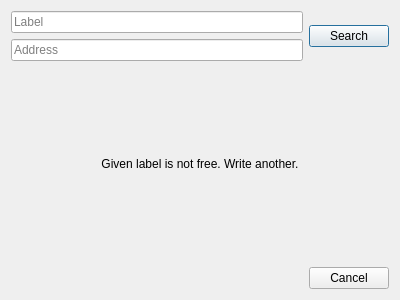
<?xml version="1.0" encoding="UTF-8"?>
<ui version="4.0">
 <class>LocationModifyDialog</class>
 <widget class="QDialog" name="LocationModifyDialog">
  <property name="geometry">
   <rect>
    <x>0</x>
    <y>0</y>
    <width>400</width>
    <height>300</height>
   </rect>
  </property>
  <property name="windowTitle">
   <string>Dialog</string>
  </property>
  <layout class="QVBoxLayout" name="verticalLayout_5">
   <item>
    <layout class="QHBoxLayout" name="horizontalLayout">
     <item>
      <layout class="QVBoxLayout" name="verticalLayout_3">
       <item>
        <widget class="QLineEdit" name="label_edit">
         <property name="placeholderText">
          <string>Label</string>
         </property>
        </widget>
       </item>
       <item>
        <widget class="QLineEdit" name="address_edit">
         <property name="placeholderText">
          <string>Address</string>
         </property>
        </widget>
       </item>
      </layout>
     </item>
     <item>
      <layout class="QVBoxLayout" name="verticalLayout_4">
       <item>
        <widget class="QPushButton" name="search_button">
         <property name="text">
          <string>Search</string>
         </property>
        </widget>
       </item>
      </layout>
     </item>
    </layout>
   </item>
   <item>
    <widget class="QStackedWidget" name="result_widget">
     <property name="currentIndex">
      <number>5</number>
     </property>
     <widget class="QWidget" name="searching">
      <layout class="QVBoxLayout" name="verticalLayout">
       <item>
        <widget class="QLabel" name="label">
         <property name="text">
          <string>Searching ...</string>
         </property>
         <property name="alignment">
          <set>Qt::AlignCenter</set>
         </property>
        </widget>
       </item>
      </layout>
     </widget>
     <widget class="QWidget" name="results">
      <layout class="QVBoxLayout" name="verticalLayout_2">
       <item>
        <widget class="QListWidget" name="address_list">
         <property name="minimumSize">
          <size>
           <width>0</width>
           <height>0</height>
          </size>
         </property>
        </widget>
       </item>
      </layout>
     </widget>
     <widget class="QWidget" name="invalid_response">
      <layout class="QVBoxLayout" name="verticalLayout_6">
       <item>
        <widget class="QLabel" name="label_2">
         <property name="text">
          <string>Search returned invalid response from Reittiopas. Try again.</string>
         </property>
         <property name="alignment">
          <set>Qt::AlignCenter</set>
         </property>
         <property name="wordWrap">
          <bool>true</bool>
         </property>
        </widget>
       </item>
      </layout>
     </widget>
     <widget class="QWidget" name="noResults">
      <layout class="QVBoxLayout" name="verticalLayout_7">
       <item>
        <widget class="QLabel" name="label_3">
         <property name="text">
          <string>Search returned no results.</string>
         </property>
         <property name="alignment">
          <set>Qt::AlignCenter</set>
         </property>
         <property name="wordWrap">
          <bool>true</bool>
         </property>
        </widget>
       </item>
      </layout>
     </widget>
     <widget class="QWidget" name="labelEmpty">
      <layout class="QVBoxLayout" name="verticalLayout_8">
       <item>
        <widget class="QLabel" name="label_4">
         <property name="text">
          <string>Given label is empty.</string>
         </property>
         <property name="alignment">
          <set>Qt::AlignCenter</set>
         </property>
         <property name="wordWrap">
          <bool>true</bool>
         </property>
        </widget>
       </item>
      </layout>
     </widget>
     <widget class="QWidget" name="labelReserved">
      <layout class="QVBoxLayout" name="verticalLayout_9">
       <item>
        <widget class="QLabel" name="label_5">
         <property name="text">
          <string>Given label is not free. Write another.</string>
         </property>
         <property name="alignment">
          <set>Qt::AlignCenter</set>
         </property>
         <property name="wordWrap">
          <bool>true</bool>
         </property>
        </widget>
       </item>
      </layout>
     </widget>
    </widget>
   </item>
   <item>
    <widget class="QDialogButtonBox" name="buttonBox">
     <property name="standardButtons">
      <set>QDialogButtonBox::Cancel</set>
     </property>
    </widget>
   </item>
  </layout>
 </widget>
 <resources/>
 <connections/>
</ui>
